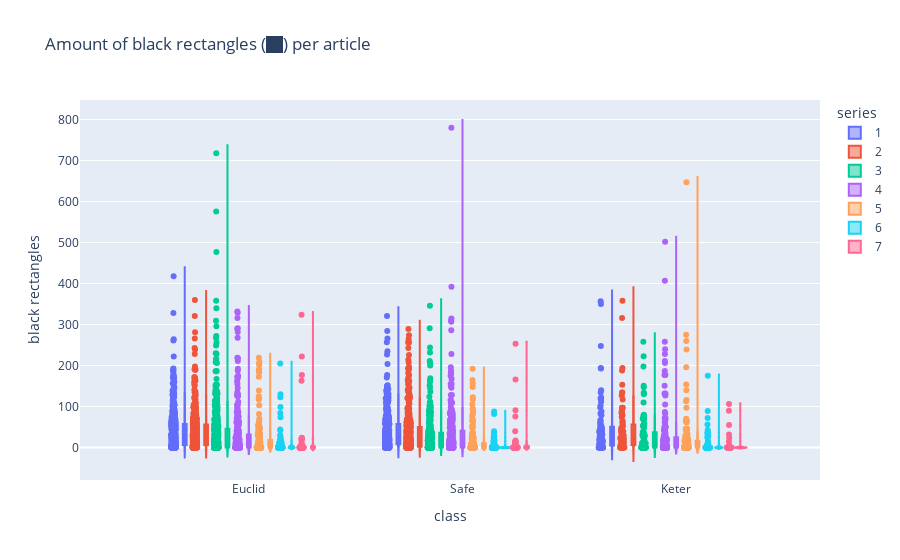

This figure's notebook cell:
### Code cell
figure=px.violin(
            black_df,
            y="black rectangles",
            x="class",
            color="series",
            box=True,
            points="all",
            hover_data={"code":True, "title":True, "class": False, "series": False},
            title = "Amount of black rectangles (█) per article"
        )
figure.show()

### Figure 1 — Plotly figure (JSON) as saved in the notebook; plotly's stock layout.template omitted (floating-point values rounded to 4 significant figures; data arrays with more than 128 entries replaced by an {"elided": "..."} marker saying what was removed)
{"data": [{"alignmentgroup": "True", "box": {"visible": true}, "customdata": {"elided": "889x3 mixed values"}, "hovertemplate": "black rectangles=%{y}<br>code=%{customdata[0]}<br>title=%{customdata[1]}<extra></extra>", "legendgroup": "1", "marker": {"color": "#636efa"}, "name": "1", "offsetgroup": "1", "orientation": "v", "points": "all", "scalegroup": "True", "showlegend": true, "type": "violin", "x": {"elided": "889 str values"}, "x0": " ", "xaxis": "x", "y": {"elided": "889 int values"}, "y0": " ", "yaxis": "y"}, {"alignmentgroup": "True", "box": {"visible": true}, "customdata": {"elided": "884x3 mixed values"}, "hovertemplate": "black rectangles=%{y}<br>code=%{customdata[0]}<br>title=%{customdata[1]}<extra></extra>", "legendgroup": "2", "marker": {"color": "#EF553B"}, "name": "2", "offsetgroup": "2", "orientation": "v", "points": "all", "scalegroup": "True", "showlegend": true, "type": "violin", "x": {"elided": "884 str values"}, "x0": " ", "xaxis": "x", "y": {"elided": "884 int values"}, "y0": " ", "yaxis": "y"}, {"alignmentgroup": "True", "box": {"visible": true}, "customdata": {"elided": "778x3 mixed values"}, "hovertemplate": "black rectangles=%{y}<br>code=%{customdata[0]}<br>title=%{customdata[1]}<extra></extra>", "legendgroup": "3", "marker": {"color": "#00cc96"}, "name": "3", "offsetgroup": "3", "orientation": "v", "points": "all", "scalegroup": "True", "showlegend": true, "type": "violin", "x": {"elided": "778 str values"}, "x0": " ", "xaxis": "x", "y": {"elided": "778 int values"}, "y0": " ", "yaxis": "y"}, {"alignmentgroup": "True", "box": {"visible": true}, "customdata": {"elided": "711x3 mixed values"}, "hovertemplate": "black rectangles=%{y}<br>code=%{customdata[0]}<br>title=%{customdata[1]}<extra></extra>", "legendgroup": "4", "marker": {"color": "#ab63fa"}, "name": "4", "offsetgroup": "4", "orientation": "v", "points": "all", "scalegroup": "True", "showlegend": true, "type": "violin", "x": {"elided": "711 str values"}, "x0": " ", "xaxis": "x", "y": {"elided": "711 int values"}, "y0": " ", "yaxis": "y"}, {"alignmentgroup": "True", "box": {"visible": true}, "customdata": {"elided": "539x3 mixed values"}, "hovertemplate": "black rectangles=%{y}<br>code=%{customdata[0]}<br>title=%{customdata[1]}<extra></extra>", "legendgroup": "5", "marker": {"color": "#FFA15A"}, "name": "5", "offsetgroup": "5", "orientation": "v", "points": "all", "scalegroup": "True", "showlegend": true, "type": "violin", "x": {"elided": "539 str values"}, "x0": " ", "xaxis": "x", "y": {"elided": "539 int values"}, "y0": " ", "yaxis": "y"}, {"alignmentgroup": "True", "box": {"visible": true}, "customdata": {"elided": "327x3 mixed values"}, "hovertemplate": "black rectangles=%{y}<br>code=%{customdata[0]}<br>title=%{customdata[1]}<extra></extra>", "legendgroup": "6", "marker": {"color": "#19d3f3"}, "name": "6", "offsetgroup": "6", "orientation": "v", "points": "all", "scalegroup": "True", "showlegend": true, "type": "violin", "x": {"elided": "327 str values"}, "x0": " ", "xaxis": "x", "y": {"elided": "327 int values"}, "y0": " ", "yaxis": "y"}, {"alignmentgroup": "True", "box": {"visible": true}, "customdata": {"elided": "140x3 mixed values"}, "hovertemplate": "black rectangles=%{y}<br>code=%{customdata[0]}<br>title=%{customdata[1]}<extra></extra>", "legendgroup": "7", "marker": {"color": "#FF6692"}, "name": "7", "offsetgroup": "7", "orientation": "v", "points": "all", "scalegroup": "True", "showlegend": true, "type": "violin", "x": {"elided": "140 str values"}, "x0": " ", "xaxis": "x", "y": {"elided": "140 int values"}, "y0": " ", "yaxis": "y"}], "layout": {"autosize": true, "legend": {"title": {"text": "series"}, "tracegroupgap": 0}, "title": {"text": "Amount of black rectangles (█) per article"}, "violinmode": "group", "xaxis": {"anchor": "y", "autorange": true, "domain": [0, 1], "range": [-0.7871, 2.673], "title": {"text": "class"}, "type": "category"}, "yaxis": {"anchor": "x", "autorange": true, "domain": [0, 1], "range": [-79.1, 847.7], "title": {"text": "black rectangles"}, "type": "linear"}}}
